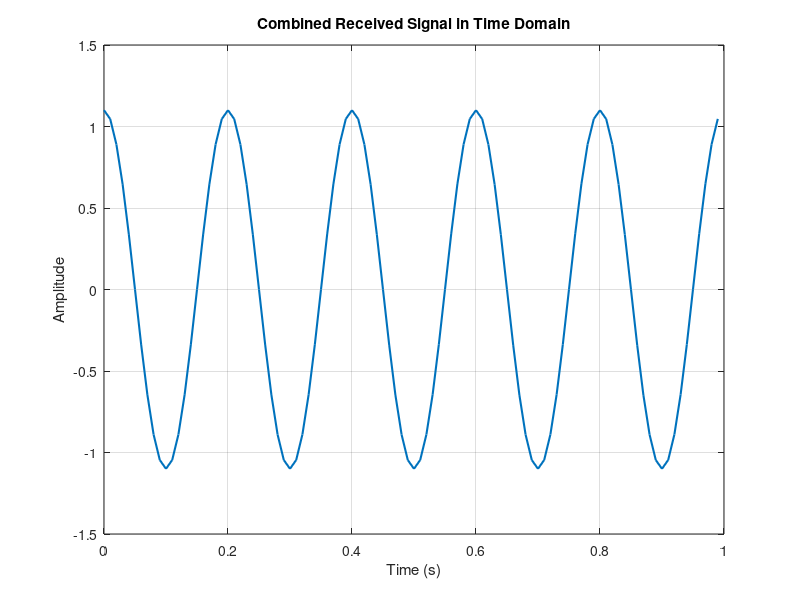
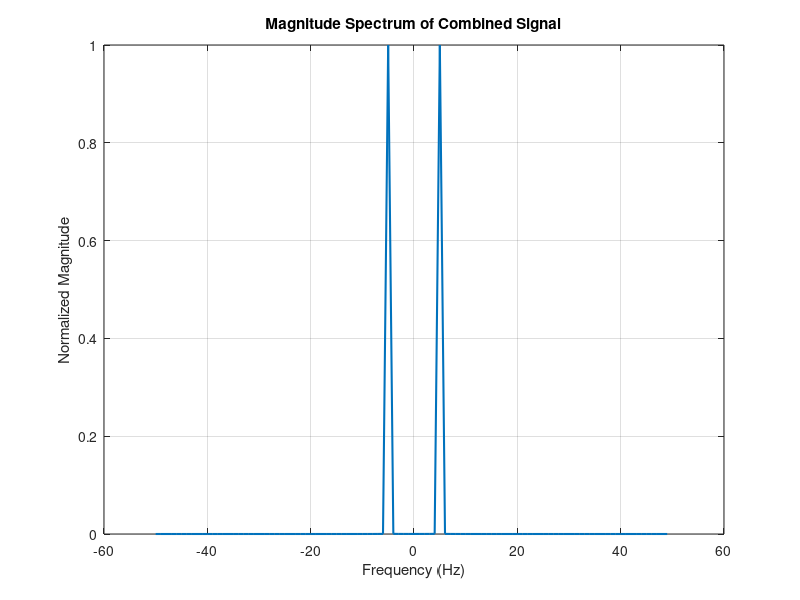
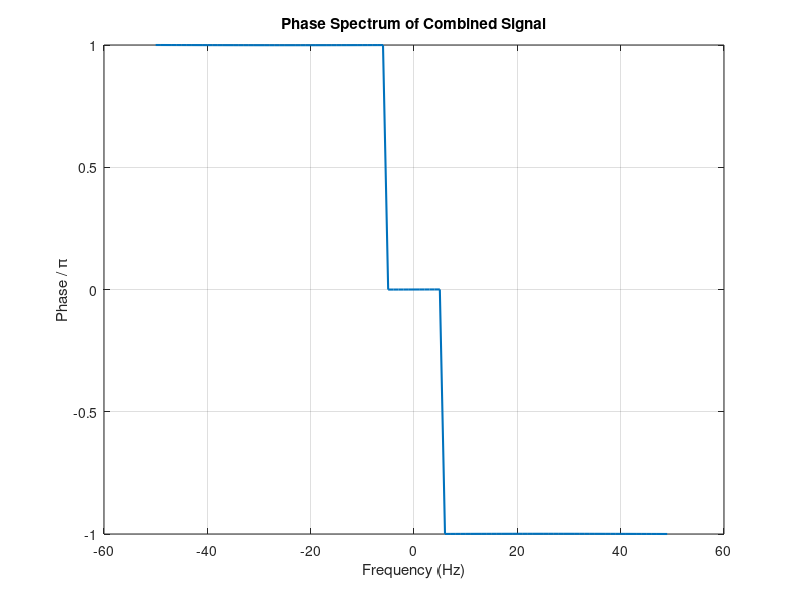

Reproduce these figures in MATLAB, in order.
fs = 100; 
Ts = 1/fs; 
t_start = 0;
t_end = 1;
t = t_start:Ts:t_end-Ts; 

R = 200 * 1000; 
V1 = 180 * 1000 / 3600; 
V2 = 216 * 1000 / 3600; 
alpha1 = 0.5;
alpha2 = 0.6;

fc = 5;
phi1 = 2 * pi * fc * t + (2 * pi * V1 / R) * t;
phi2 = 2 * pi * fc * t + (2 * pi * V2 / R) * t;

y1 = alpha1 * cos(phi1);
y2 = alpha2 * cos(phi2);
y_total = y1 + y2;

estimated_R = R;
estimated_V1 = (R / (2 * pi * t(end))) * ((phi1(end) - phi1(1)) / t(end));
estimated_V2 = (R / (2 * pi * t(end))) * ((phi2(end) - phi2(1)) / t(end));

disp(['Estimated R: ', num2str(estimated_R), ' m']);
disp(['Estimated V1: ', num2str(estimated_V1), ' m/s']);
disp(['Estimated V2: ', num2str(estimated_V2), ' m/s']);

figure;
plot(t, y_total, 'LineWidth', 1.5);
xlabel('Time (s)');
ylabel('Amplitude');
title('Combined Received Signal in Time Domain');
grid on;

N = length(y_total); 
y_fft = fftshift(fft(y_total)); 
f = (-fs/2):(fs/N):(fs/2 - fs/N); 

magnitude = abs(y_fft) / max(abs(y_fft));

figure;
plot(f, magnitude, 'LineWidth', 1.5);
xlabel('Frequency (Hz)');
ylabel('Normalized Magnitude');
title('Magnitude Spectrum of Combined Signal');
grid on;

tol = 1e-6; 
y_fft(abs(y_fft) < tol) = 0; 
theta = angle(y_fft); 

figure;
plot(f, theta/pi, 'LineWidth', 1.5);
xlabel('Frequency (Hz)');
ylabel('Phase / \pi');
title('Phase Spectrum of Combined Signal');
grid on;

disp('Fourier Transform (Magnitude and Phase) plots for Combined Signal are completed.');
